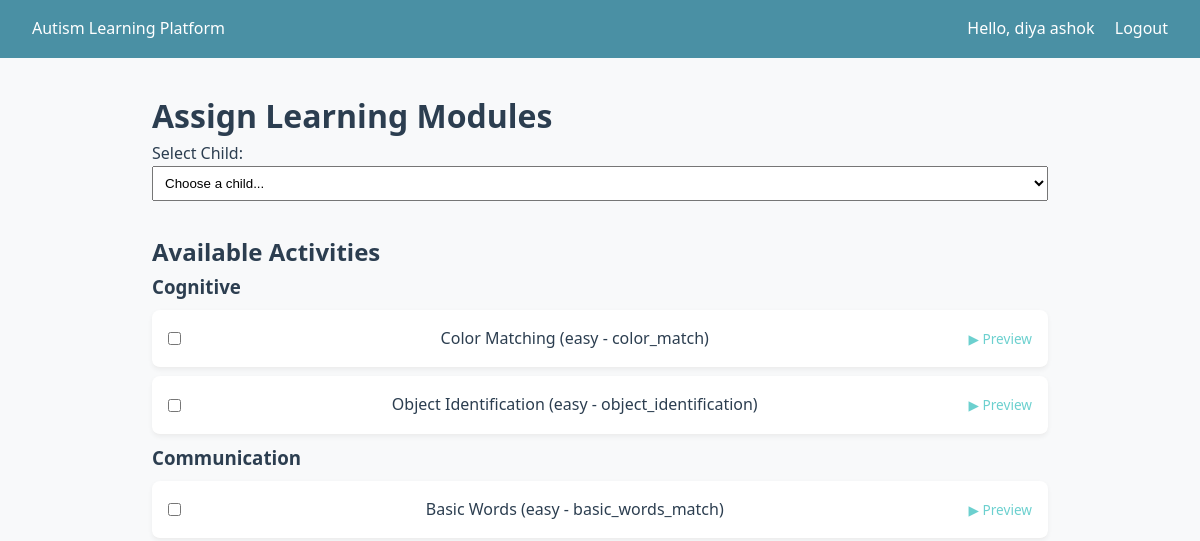
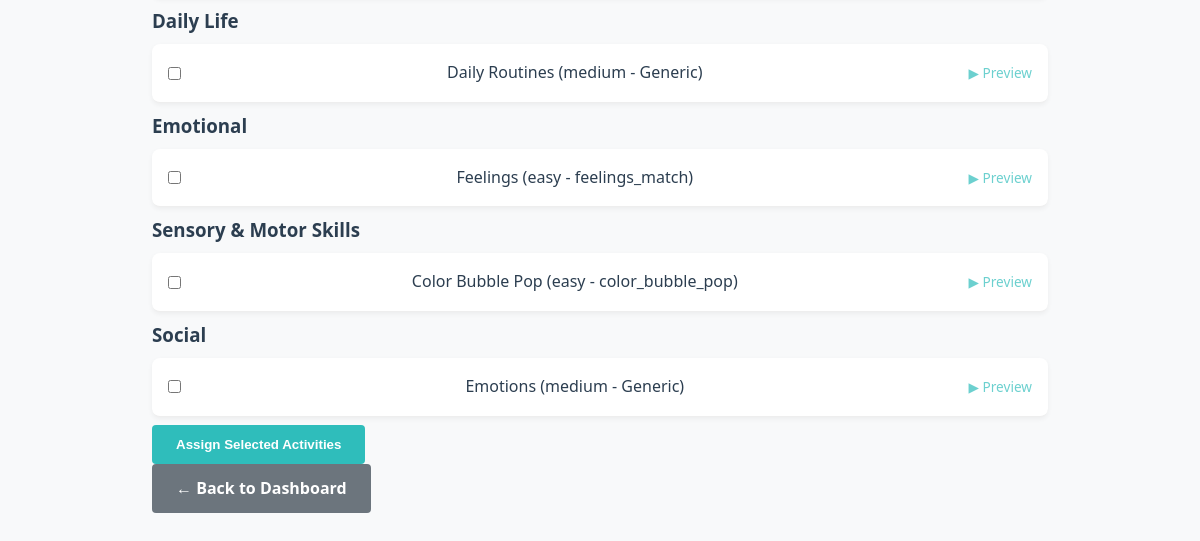
/children/assign-modules/ (signed in), run on an earlier commit of the app's database (2 pictures, top to bottom).
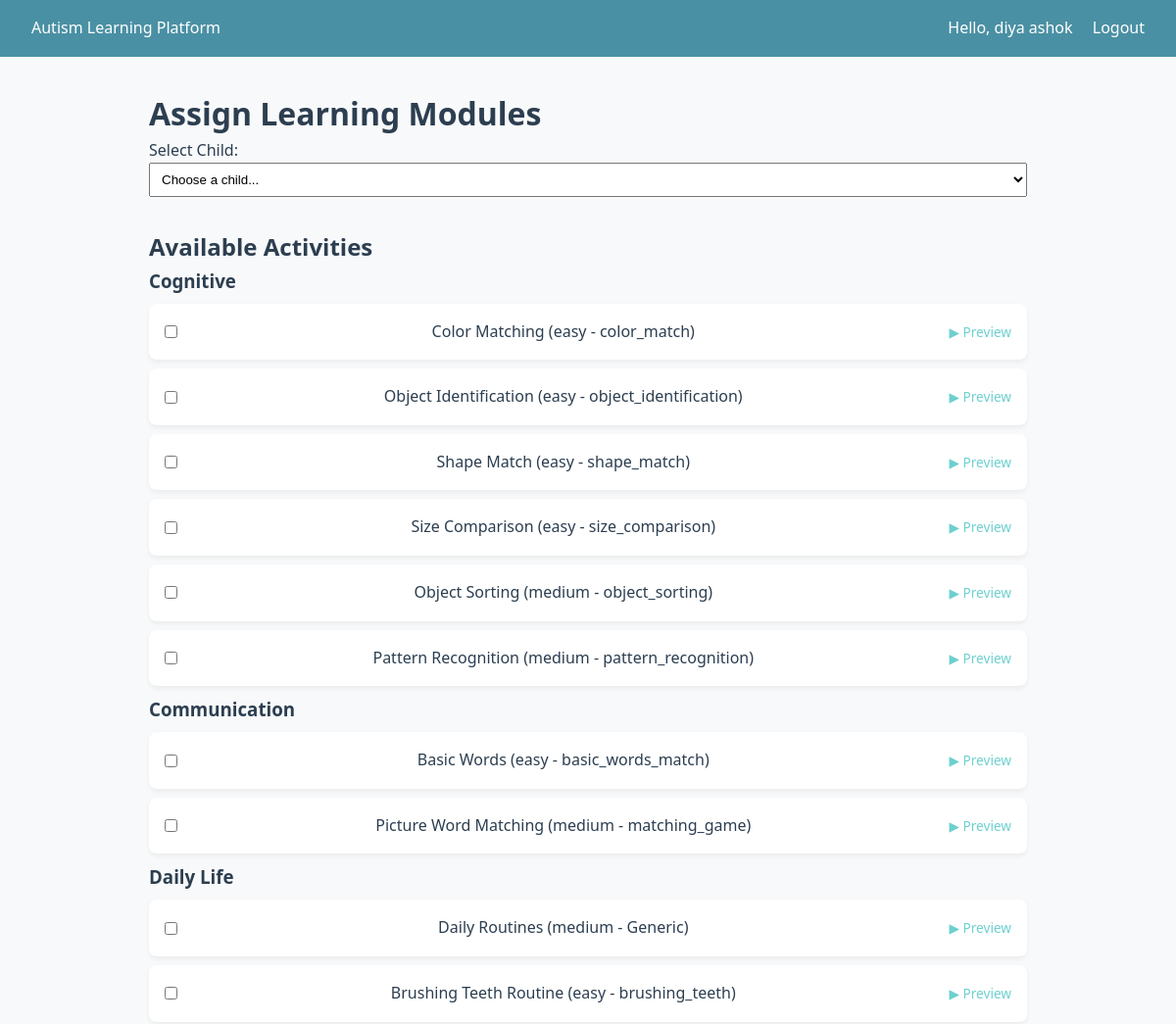
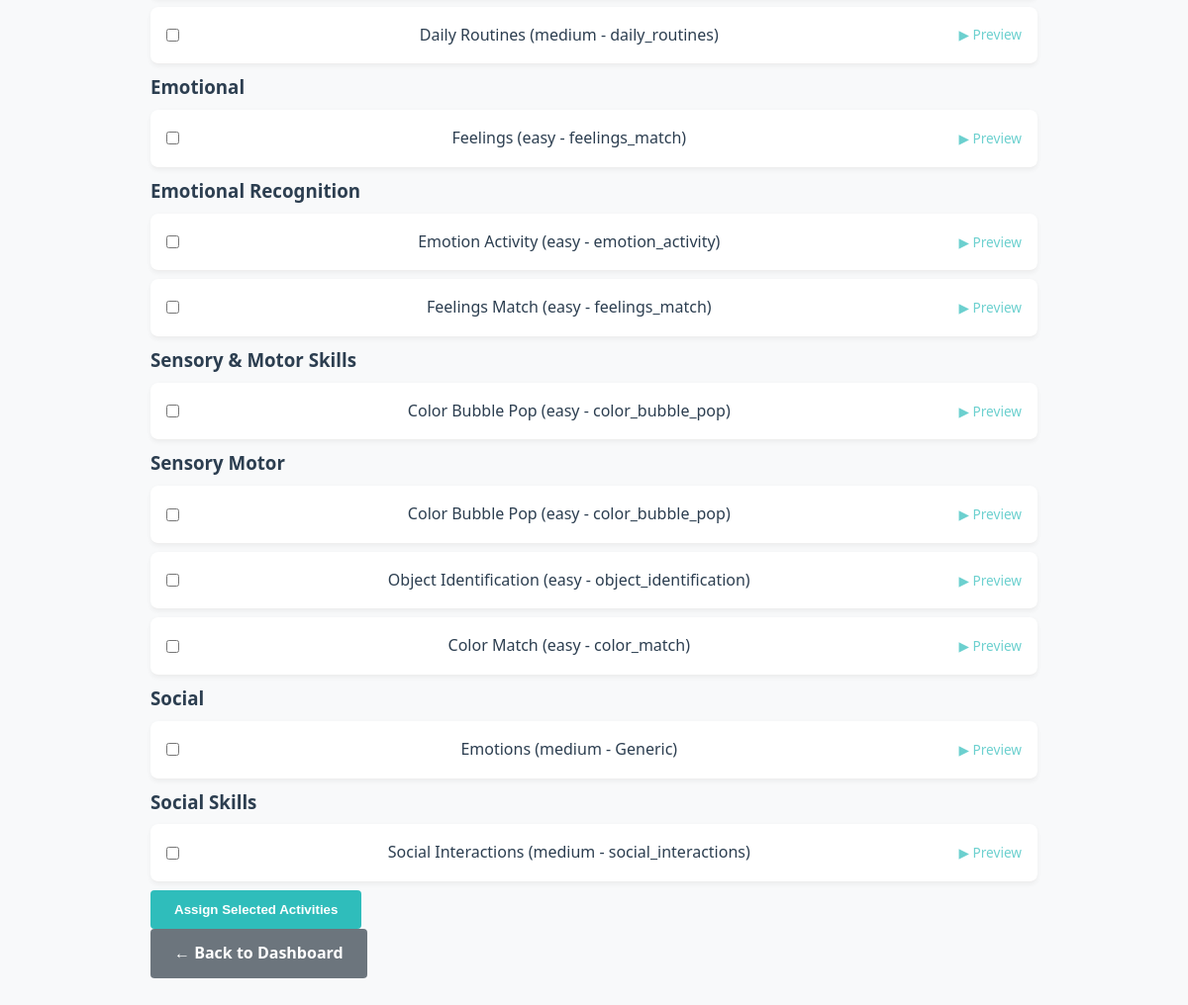
And on a later commit of the database (2 pictures, top to bottom).
### learning/models.py (models this page shows, shortened)
class LearningModule(models.Model):
    class SkillCategory(models.TextChoices):
        COMMUNICATION = "communication", "Communication"
        SOCIAL = "social", "Social Skills"
        COGNITIVE = "cognitive", "Cognitive"
        DAILY = "daily", "Daily Life Skills"
        EMOTIONAL = "emotional", "Emotional Recognition"
    name = models.CharField(max_length=200)
    description = models.TextField(blank=True)
    category = models.CharField(
        max_length=20,
        choices=SkillCategory.choices,
        default=SkillCategory.COGNITIVE,
    )
    icon = models.ImageField(upload_to="module_icons/", blank=True, null=True)
    order = models.PositiveIntegerField(default=0)
    is_active = models.BooleanField(default=True)
    created_at = models.DateTimeField(auto_now_add=True)
    updated_at = models.DateTimeField(auto_now=True)
    class Meta:
        ordering = ["order", "name"]

class LearningActivity(models.Model):
    class Difficulty(models.TextChoices):
        EASY = "easy", "Easy"
        MEDIUM = "medium", "Medium"
        HARD = "hard", "Hard"
    module = models.ForeignKey(
        LearningModule,
        on_delete=models.CASCADE,
        related_name="activities",
    )
    title = models.CharField(max_length=200)
    description = models.TextField(blank=True)
    difficulty = models.CharField(
        max_length=10,
        choices=Difficulty.choices,
        default=Difficulty.EASY,
    )
    image = models.ImageField(upload_to="activity_images/", blank=True, null=True)
    audio_guide = models.FileField(
        upload_to="activity_audio/",
        blank=True,
        null=True,
        help_text="Audio guidance for the activity",
    )
    video_url = models.URLField(blank=True, null=True)
    template_name = models.CharField(
        max_length=100,
        blank=True,
        help_text="Template to render (e.g. color_match, object_identification)",
    )
    order = models.PositiveIntegerField(default=0)
    reward_points = models.PositiveIntegerField(default=10)
    is_active = models.BooleanField(default=True)
    created_at = models.DateTimeField(auto_now_add=True)
    updated_at = models.DateTimeField(auto_now=True)
    class Meta:
        ordering = ["module", "order", "title"]
        verbose_name_plural = "Learning activities"

### children/views.py (the view, shortened to what this page needs)
# urls.py: path("assign-modules/", views.assign_modules, name="assign_modules"),
@parent_required
def assign_modules(request):
    children = ChildProfile.objects.filter(parent=request.user).order_by('first_name')
    activities = LearningActivity.objects.filter(is_active=True).select_related('module').order_by('module__name', 'module__order', 'order')
    context = {
        'children': children,
        'activities': activities
    }
    return render(request, 'children/assign_modules.html', context)

### children/models.py (called while the page is built)
    def get_full_name(self):
        return f"{self.first_name} {self.last_name}"

    def get_age(self):
        if not self.date_of_birth:
            return None
        from django.utils import timezone
        today = timezone.now().date()
        years = today.year - self.date_of_birth.year
        if (today.month, today.day) < (self.date_of_birth.month, self.date_of_birth.day):
            years -= 1
        return years

### templates/children/assign_modules.html (shortened to what this page needs)
{% extends "base.html" %}
{% block content %}
<h1>Assign Learning Modules</h1>
<form method="post">
    <div class="form-group">
        <label for="child_id">Select Child:</label>
        <select name="child_id" id="child_id" class="form-control" required>
            <option value="">Choose a child...</option>
        </select>
    </div>
    <h2>Available Activities</h2>
    {% if activities %}
        {% regroup activities by module.name|default:"Uncategorized" as module_list %}
        {% for module_group in module_list %}
            <h3>{{ module_group.grouper }}</h3>
            <ul class="module-activities">
                {% for activity in module_group.list %}
                    <li>
                        <label>
                            <input type="checkbox" name="activities" value="{{ activity.pk }}">
                            {{ activity.title }} ({{ activity.difficulty }} - {{ activity.template_name|default:"Generic" }})
                            <small><a href="/learning/activity/{{ activity.pk }}/" target="_blank">▶ Preview</a></small>
                        </label>
                    </li>
                {% empty %}
                    <li>No activities in this module</li>
                {% endfor %}
            </ul>
        {% endfor %}
    {% else %}
        <p>No activities available. <a href="{% url 'admin:learning_learningactivity_add' %}">Add activities in admin</a>.</p>
    {% endif %}
    <button type="submit" class="btn btn-primary">Assign Selected Activities</button>
</form>
<a href="{% url 'children:parent_dashboard' %}" class="btn btn-secondary">← Back to Dashboard</a>
{% endblock %}

What changed in the data, as far as the page shows it:
added LearningActivity: title "Shape Match", difficulty "easy", template_name "shape_match", shown under "Cognitive"
added LearningActivity: title "Size Comparison", difficulty "easy", template_name "size_comparison", shown under "Cognitive"
added LearningActivity: title "Object Sorting", difficulty "medium", template_name "object_sorting", shown under "Cognitive"
added LearningActivity: title "Pattern Recognition", difficulty "medium", template_name "pattern_recognition", shown under "Cognitive"
added LearningActivity: title "Picture Word Matching", difficulty "medium", template_name "matching_game", shown under "Communication"
added LearningActivity: title "Brushing Teeth Routine", difficulty "easy", template_name "brushing_teeth", shown under "Daily Life"
added LearningActivity: title "Daily Routines", difficulty "medium", template_name "daily_routines", shown under "Daily Life"
added LearningModule: grouper "Emotional Recognition"
added LearningActivity: title "Emotion Activity", difficulty "easy", template_name "emotion_activity", shown under "Emotional Recognition"
added LearningActivity: title "Feelings Match", difficulty "easy", template_name "feelings_match", shown under "Emotional Recognition"
added LearningModule: grouper "Sensory Motor"
added LearningActivity: title "Color Bubble Pop", difficulty "easy", template_name "color_bubble_pop", shown under "Sensory Motor"
added LearningActivity: title "Object Identification", difficulty "easy", template_name "object_identification", shown under "Sensory Motor"
added LearningActivity: title "Color Match", difficulty "easy", template_name "color_match", shown under "Sensory Motor"
added LearningModule: grouper "Social Skills"
added LearningActivity: title "Social Interactions", difficulty "medium", template_name "social_interactions", shown under "Social Skills"
